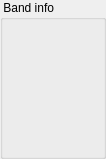
      <widget class="QGroupBox" name="groupBox">
       <property name="geometry">
        <rect>
         <x>435</x>
         <y>315</y>
         <width>106</width>
         <height>143</height>
        </rect>
       </property>
       <property name="title">
        <string> Band info </string>
       </property>
       <layout class="QVBoxLayout" name="verticalLayout">
        <property name="leftMargin">
         <number>12</number>
        </property>
        <property name="rightMargin">
         <number>12</number>
        </property>
        <item>
         <layout class="QGridLayout" name="gridLayout_7">
          <item row="0" column="0">
           <widget class="QLabel" name="labelBoxAName">
            <property name="text">
             <string/>
            </property>
           </widget>
          </item>
          <item row="0" column="1">
           <widget class="QLabel" name="labelBoxABand">
            <property name="text">
             <string/>
            </property>
           </widget>
          </item>
          <item row="1" column="0">
           <widget class="QLabel" name="labelBoxBName">
            <property name="text">
             <string/>
            </property>
           </widget>
          </item>
          <item row="1" column="1">
           <widget class="QLabel" name="labelBoxBBand">
            <property name="text">
             <string/>
            </property>
           </widget>
          </item>
          <item row="2" column="0">
           <widget class="QLabel" name="labelBoxCName">
            <property name="text">
             <string/>
            </property>
           </widget>
          </item>
          <item row="2" column="1">
           <widget class="QLabel" name="labelBoxCBand">
            <property name="text">
             <string/>
            </property>
           </widget>
          </item>
          <item row="3" column="0">
           <widget class="QLabel" name="labelBoxDName">
            <property name="text">
             <string/>
            </property>
           </widget>
          </item>
          <item row="3" column="1">
           <widget class="QLabel" name="labelBoxDBand">
            <property name="text">
             <string/>
            </property>
           </widget>
          </item>
          <item row="4" column="0">
           <widget class="QLabel" name="labelBoxEName">
            <property name="text">
             <string/>
            </property>
           </widget>
          </item>
          <item row="4" column="1">
           <widget class="QLabel" name="labelBoxEBand">
            <property name="text">
             <string/>
            </property>
           </widget>
          </item>
          <item row="5" column="0">
           <widget class="QLabel" name="labelBoxFName">
            <property name="text">
             <string/>
            </property>
           </widget>
          </item>
          <item row="5" column="1">
           <widget class="QLabel" name="labelBoxFBand">
            <property name="text">
             <string/>
            </property>
           </widget>
          </item>
         </layout>
        </item>
       </layout>
      </widget>
